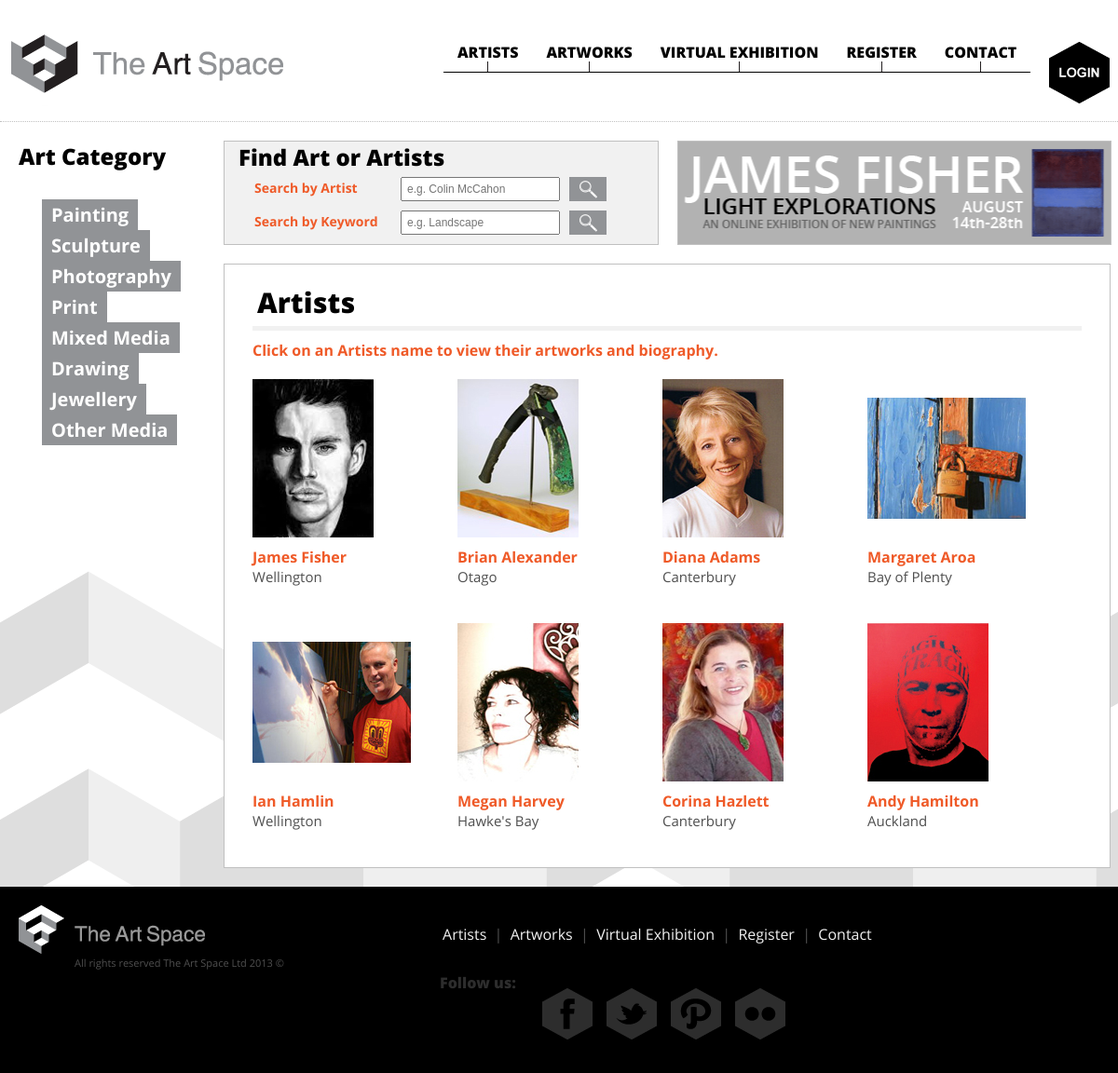
Page /artists.php on the earlier database version.
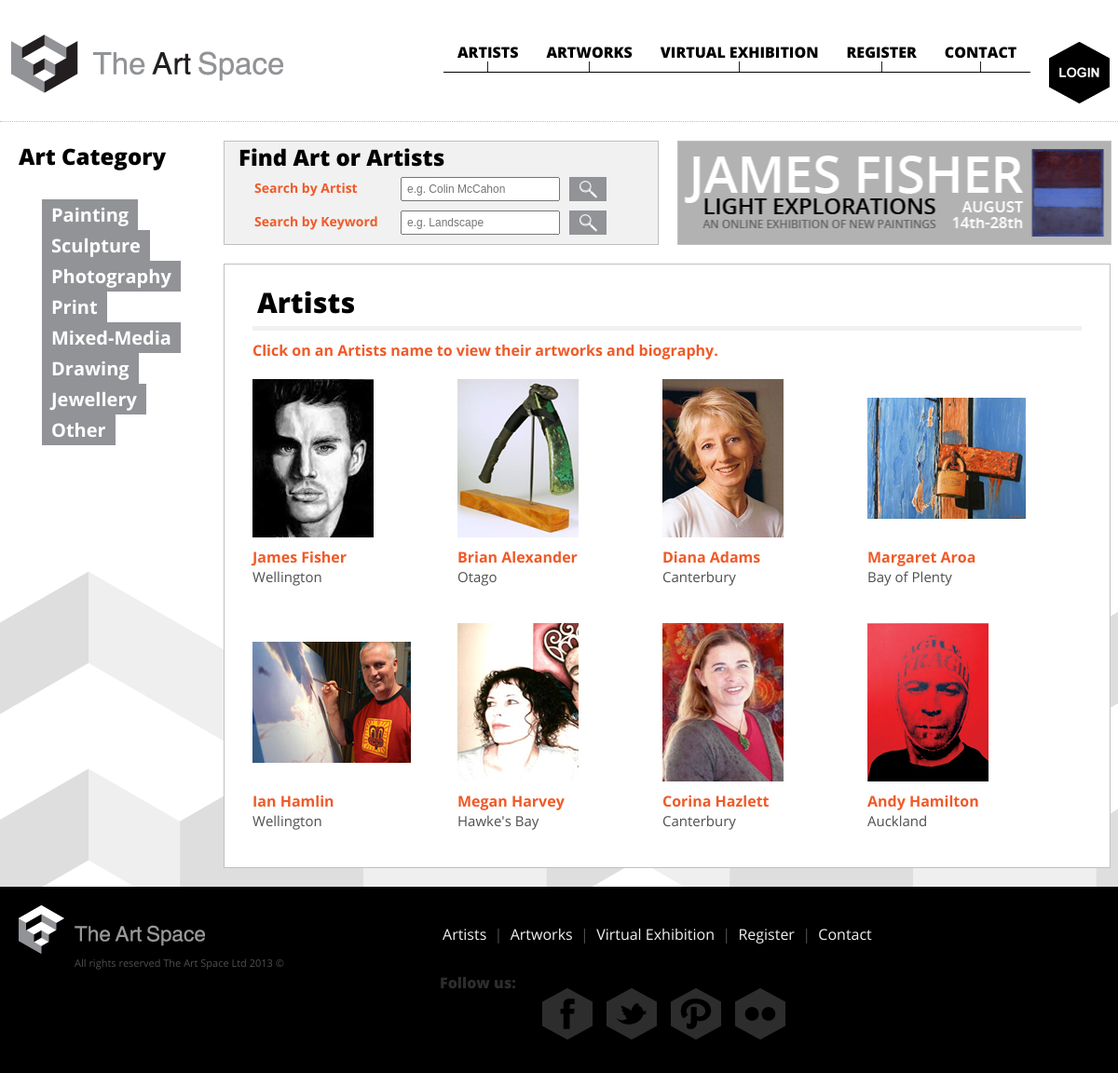
Same page on the later database version.
### tables this page shows
CREATE TABLE IF NOT EXISTS `tbcategory` (
  `CategoryID` int(11) NOT NULL AUTO_INCREMENT,
  `CategoryName` varchar(50) NOT NULL,
  PRIMARY KEY (`CategoryID`)
);

### includes/categoryClass.php (called while the page is built, shortened)
<?php
require_once ('database.php');
class Category {
	private $sCategoryName;
	public function __construct(){
		$this->sCategoryName = "";
	}
	public function load($iCategoryID){
		$oDatabase = new Database();
		$sQuery = "SELECT CategoryID, CategoryName
					FROM tbcategory
					WHERE CategoryID = ".$iCategoryID;
		$oResult = $oDatabase->query($sQuery);
		$aCategoryInfo = $oDatabase->fetch_array($oResult);
		$this->sCategoryName = $aCategoryInfo['CategoryName'];
	}
	public function __get($sProperty){
		switch ($sProperty){
			case "CategoryName":
				return $this->sCategoryName;
				break;
		}
	}
}
?>

### includes/database.php (called while the page is built, shortened)
<?php
class Database{
    private $sqliConnection;
    public function __construct(){
        $this->sqliConnection = new mysqli(HOST,USER_NAME, PASSWORD, DB_NAME);
    }
    public function query($sSQL){
        $resResult = $this->sqliConnection->query($sSQL);
        return $resResult;
    }
    public function fetch_array($resResult){
        return $resResult->fetch_array(MYSQLI_ASSOC);
    }
}
?>

### includes/categoryManager.php (called while the page is built, shortened)
<?php
require_once ('database.php');
require_once ('categoryClass.php');
class CategoryManager {
	public function getAllCategories(){
		$oDatabase = new Database();
		$sQuery = "SELECT CategoryID FROM tbcategory";
		$oResult = $oDatabase->query($sQuery);
		$aCategories = array();
		while ($aRows = $oDatabase->fetch_array($oResult)){
			$oCategory = new Category();
			$oCategory->load($aRows["CategoryID"]);
			$aCategories[] = $oCategory;
		}
		return $aCategories;
	}
}
?>

### includes/artistClass.php (called while the page is built, shortened)
<?php
require_once ('database.php');
class Artist {
	private $iArtistID;
	private $sFirstName;
	private $sLastName;
	private $sRegion;
	private $sProfilePic;
	public function __construct(){
		$this->iArtistID = 0;
		$this->sFirstName = "";
		$this->sLastName = "";
		$this->sRegion = "";
		$this->sProfilePic = "";
	}
	public function load($iArtistID){
		$oDatabase = new Database();
		$sQuery = "SELECT ArtistID, FirstName, LastName, Region, ProfilePic, PreferredMedium, Education, Awards, Biography, Email, Password, Visible
				FROM tbartist
				WHERE ArtistID = ".$iArtistID;
		$oResult = $oDatabase->query($sQuery);
		$aArtistInfo = $oDatabase->fetch_array($oResult);
		$this->iArtistID = $aArtistInfo['ArtistID'];
		$this->sFirstName = $aArtistInfo['FirstName'];
		$this->sLastName = $aArtistInfo['LastName'];
		$this->sRegion = $aArtistInfo['Region'];
		$this->sProfilePic = $aArtistInfo['ProfilePic'];
	}
	public function __get($sProperty){
		switch ($sProperty){
			case "ArtistID":
				return $this->iArtistID;
				break;
			case "FirstName":
				return $this->sFirstName;
				break;
			case "LastName":
				return $this->sLastName;
				break;
			case "Region":
				return $this->sRegion;
				break;
			case "ProfilePic":
				return $this->sProfilePic;
				break;
		}
	}
}
?>

### includes/artistManager.php (called while the page is built, shortened)
<?php
require_once ('database.php');
require_once ('artistClass.php');
class ArtistManager {
	public function getAllArtists(){
		$oDatabase = new Database();
		$sQuery = "SELECT ArtistID FROM tbartist";
		$oResult = $oDatabase->query($sQuery);
		$aArtists = array();
		while ($aRows = $oDatabase->fetch_array($oResult)){
			$oArtist = new Artist();
			$oArtist->load($aRows["ArtistID"]);
			$aArtists[] = $oArtist;
		}
		return $aArtists;
	}
}
?>

### includes/artistView.php (the view)
<?php
class ArtistView {
	public function render($aArtists){
		$sHTML = "";
		$sHTML .= '<h1>Artists</h1>';
		$sHTML .= '<div id="fullwidth">
		            <h3>Click on an Artists name to view their artworks and biography.</h3><p></p>';
		for ($i=0;$i<count($aArtists);$i++){
			$oCurrentArtist = $aArtists[$i];
			$sHTML .= '<div class="artistprofiles">
			                <div class="profilepic"><img src="assets/images/profiles/'.$oCurrentArtist->ProfilePic.'" /></div>
			                <h3><a href="artistbio.php?ArtistID='.$oCurrentArtist->ArtistID.'">'.$oCurrentArtist->FirstName.' '.$oCurrentArtist->LastName.'</a></h3>
			                <p>'.$oCurrentArtist->Region.'</p>
			            </div>';
		}
		$sHTML .= '</div>';
		return $sHTML;
	}
}
?>

### includes/categoryMenuView.php
<?php
class MenuView {
	public function render($aCategories){
		$sHTML = '';
		$sHTML .= '<ul id="cat-nav">';
		for ($i=0;$i<count($aCategories);$i++) {
			$oCurrentCategory = $aCategories[$i];
			$sHTML .= '<li><a href="artworks.php">'.htmlentities($oCurrentCategory->CategoryName).'</a></li>';
		}
		$sHTML .= '</ul>';
		return $sHTML;
	}
}
?>

Differences in the rows shown:
changed tbcategory: CategoryName "Mixed Media" → "Mixed-Media"
changed tbcategory: CategoryName "Other Media" → "Other"
